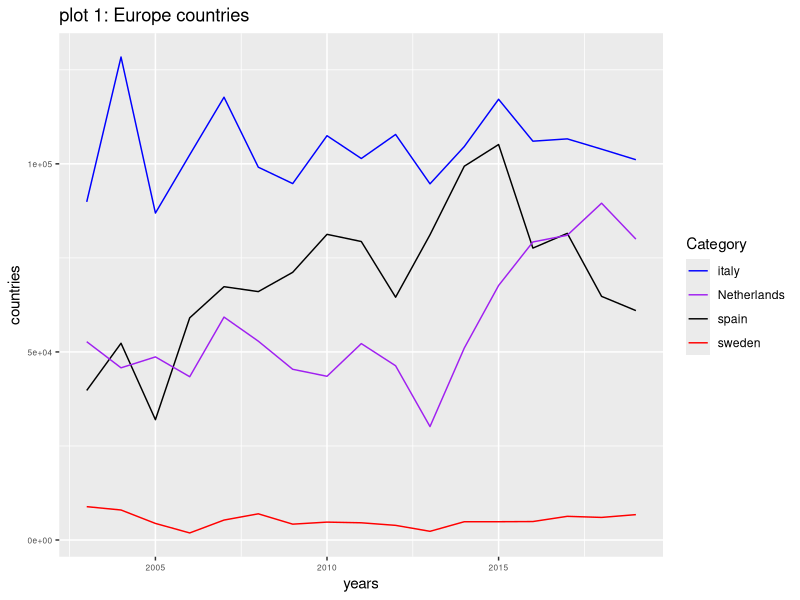
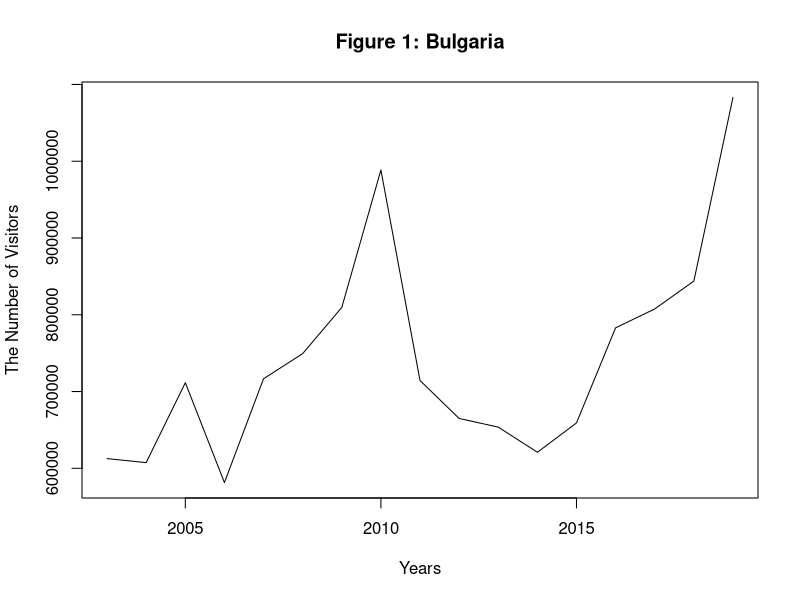
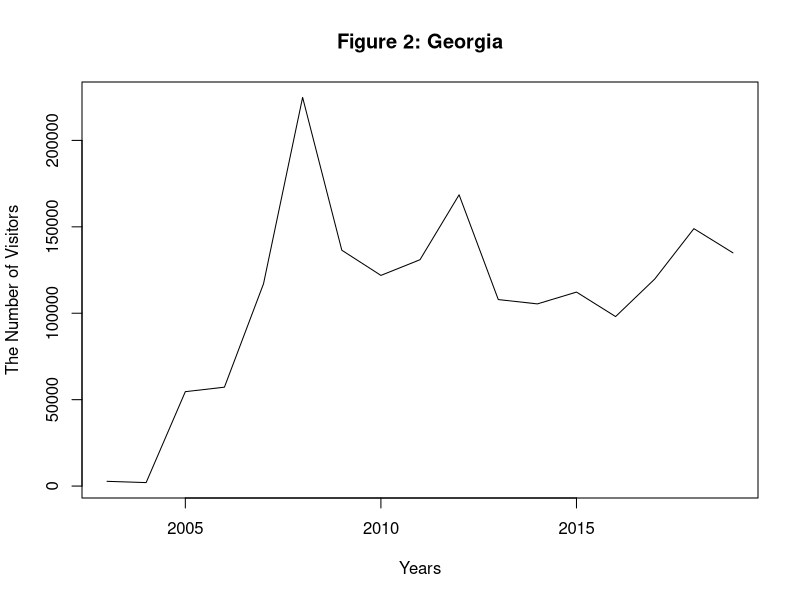
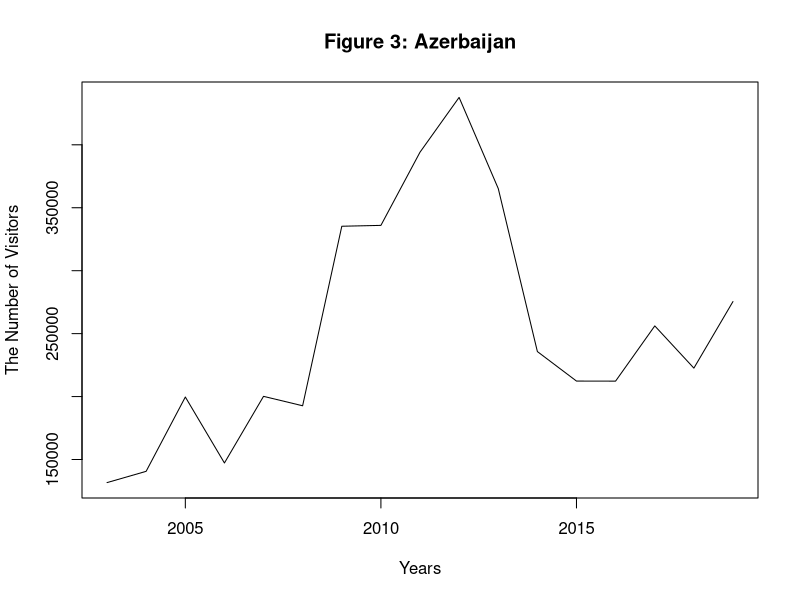
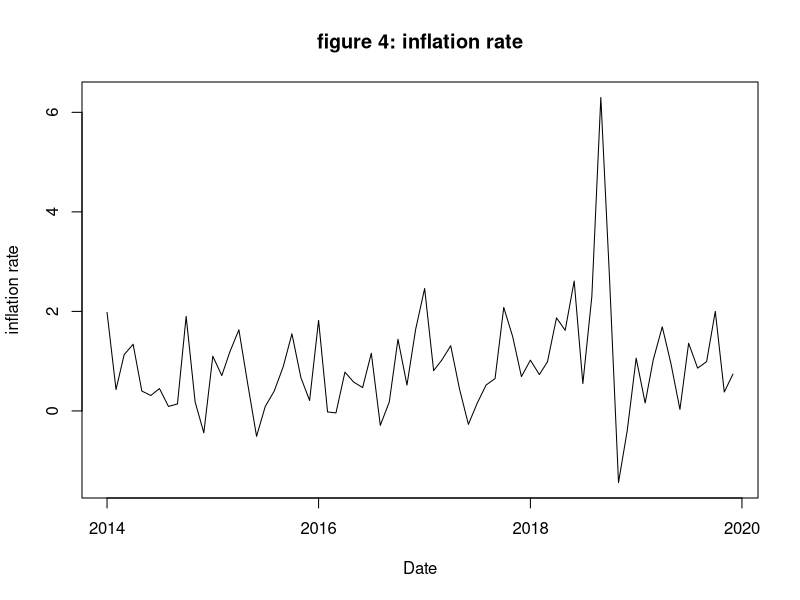
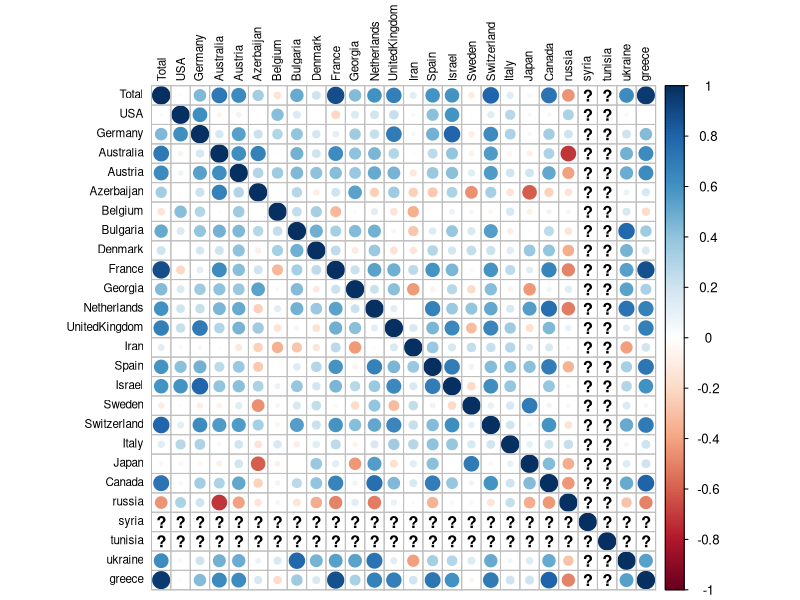

Write the R code that produced these figures, in order.
## ---- chunk 1
knitr::opts_chunk$set(cache = FALSE, echo = TRUE, message = FALSE, warning = FALSE)
## ---- chunk 2
years <- as.Date(paste0(2003:2019, "-01-01"))
years <- as.Date(paste0(years, "-01"), format = "%Y-%m-%d")

  Total <- c(3658655, 4306398, 4524060, 4378982, 5401907, 5215235, 5885001, 6888114, 6751578, 6274997, 8011654, 8363966, 9256486, 8062065, 9440457, 8657219, 9907838)

  USA <- c(140805, 173886, 179808, 150773, 242778, 205491, 233372, 235389, 234228, 150960, 103753, 119206, 251903, 313654, 157896, 155198, 130032)
  
  Germany <- c(317600, 343930, 299091, 369347, 437118, 408927, 474840, 549198, 425428, 383472, 315384, 493592, 477927, 531933, 452412, 347638, 412216)
  
  Australia <- c(2374, 2996, 3977, 363, 1884, 2272, 5279, 6681, 12366, 12594, 9066, 5985, 4983, 10619, 12393, 11298, 12324)
  
  Austria <- c(46921, 43956, 35409, 45121, 67523, 63511, 47012, 74449, 75511, 72423, 51387, 75229, 59078, 81899, 124976, 49303, 90029)
  
  Azerbaijan <- c(131665, 140619, 199653, 147244, 200182, 192680, 335311, 335995, 394132, 437657, 365167, 235736, 212308, 212274, 256138, 222599, 275488)
  
  Belgium <- c(23538, 43366, 51384, 55960, 52723, 33193, 51381, 48549, 52959, 38170, 8279, 18673, 34735, 43672, 66322, 18028, 45238)
  
  Bulgaria <- c(612632, 607381, 711540, 581397, 716675, 749342, 809622, 988616, 714360, 664946, 653640, 620896, 659140, 782997, 807645, 843916, 1083150)
  
  Denmark <- c(8589, 10601, 3960, 9363, 13951, 3649, 9144, 6342, 7115, 6145, 4557, 7944, 1882, 14286, 10018, 4395, 24741)
  
  France <- c(63802, 106188, 80962, 70909, 103935, 74242, 65687, 92973, 98459, 118241, 166466, 136912, 167302, 136086, 143845, 161556, 189659)
  
  Georgia <- c(2746, 2012, 54626, 57224, 117056, 224877, 136459, 121891, 130976, 168527, 107904, 105405, 112244, 98068, 119820, 148937, 134935)
  
  Netherlands <- c(52718, 45772, 48676, 43405, 59258, 52856, 45378, 43520, 52210, 46314, 30153, 51032, 67652, 79230, 81023, 89538, 79989)
  
UnitedKingdom <- c(39756, 52301, 31981, 59063, 67341, 66033, 71164, 81257, 79348, 64547, 81140, 99371, 105138, 77603, 81521, 64767, 60980)

  Iran <- c(181422, 255134, 209790, 128832, 126126, 149540, 139268, 173511, 162090, 169897, 174543, 256892, 222460, 212074, 154451, 166351, 165986)
  
  Spain <- c(27466, 48482, 29704, 32163, 52247, 22428, 33943, 32822, 27056, 22774, 37779, 57272, 76809, 106970, 64484, 58885, 53074)
  
  Israel <- c(3585, 14825, 11880, 5607, 42312, 6960, 36850, 49760, 22869, 33945, 22616, 36496, 50944, 65362, 29923, 30184, 30663)
  
  Sweden <- c(8858, 7973, 4404, 1875, 5297, 6960, 4211, 4754, 4573, 3891, 2307, 4857, 4856, 4905, 6291, 6001, 6743)
  
  Switzerland <- c(29904, 35449, 34305, 24420, 43078, 37788, 45907, 53207, 53749, 39584, 35952, 64946, 53514, 46974, 50813, 54762, 60141)
  
  Italy <- c(89889, 128398, 86914, 102405, 117709, 99102, 94750, 107476, 101420, 107806, 94684, 104603, 117165, 106021, 106636, 103903, 101098)
  
  Japan <- c(3383, 1476, 492, 867, 1768, 696, 504, 558, 597, 300, 285, 1326, 1442, 1818, 2045, 1716, 1734)
  
  Canada <- c(11452, 9966, 10665, 17742, 14215, 9326, 10795, 10010, 12129, 10165, 9052, 22748, 24678, 19672, 23465, 20165, 25849)
  
russia <- c(109493, 158099, 140158, 139264, 182644, 202572, 167871, 189827, 118563, 110359, 114966, 143448, 169302, 83375, 73399, 95166, 84738)

syria <- c(259581, 445980, 405593, 348914, 471395, 425313, 517365, 653370, 1002779, 473862, 1880, 654, 634, NA, NA, NA, NA)

tunisia <- c(2169, 3717, 3447, 9493, 3662, 18200, 9671, 4066, NA, 1100, 533, 4637, 8472, 13143, 17020, 5360, 25190)

ukraine <- c(35245, 54299, 70212, 67222, 142753, 124380, 110811, 105231, 83151, 66813, 89474, 59163, 91210, 114593, 168911, 192421, 217113)

greece <- c(170019, 185422, 141380, 241987, 305666, 263048, 277540, 428721, 345653, 447908, 598936, 741037, 898919, 785905, 921262, 781753, 789315)
## ---- chunk 3
years <- as.Date(paste0(2003:2019, "-01-01"))
years <- as.Date(paste0(years, "-01"), format = "%Y-%m-%d")

data <- data.frame(
  Year = years,
  Total = Total,
  USA = USA,
  Germany = Germany,
  Australia = Australia,
  Austria = Austria,
  Azerbaijan = Azerbaijan,
  Belgium = Belgium,
  Bulgaria = Bulgaria,
  Denmark = Denmark,
  France = France,
  Georgia = Georgia,
  Netherlands = Netherlands ,
UnitedKingdom = UnitedKingdom,
  Iran = Iran,
  Spain = Spain,
  Israel = Israel,
  Sweden = Sweden,
  Switzerland = Switzerland,
  Italy = Italy ,
  Japan = Japan,
  Canada = Canada,
russia = russia,
syria = syria,
tunisia = tunisia,
ukraine = ukraine,
greece = greece )

## ---- chunk 4

data_without_years <- data[, !colnames(data) %in% "Date"]
summary_table <- data.frame(
  Mean = sapply(data_without_years, mean),
  StandardDeviation = sapply(data_without_years, sd),
  Minimum = sapply(data_without_years, min),
  Maximum = sapply(data_without_years, max)
)

## ---- chunk 5
library(kableExtra)
kable(summary_table, caption = "Summary Statistics", format = "markdown")
## ---- chunk 6

dataeurope <- subset(data, years >= as.Date("2003-01-01") & years <= as.Date("2019-01-01"))
library(ggplot2)

ggplot(dataeurope, aes(x = years)) +
  geom_line(aes(y = UnitedKingdom, color = "spain")) +
  geom_line(aes(y = Sweden, color = "sweden")) +
  geom_line(aes(y = Italy, color = "italy")) +
  geom_line(aes(y = Netherlands, color = "Netherlands")) +
  labs(x = "years", y = "countries", color = "Category", title = "plot 1: Europe countries") +
  scale_color_manual(values = c("blue", "purple", "black", "red")) +
  theme(axis.text = element_text(size = 6))


## ---- chunk 7

library(ggplot2)


plot(years, Bulgaria, type = "l", xlab = "Years", ylab = "The Number of Visitors",
     main = "Figure 1: Bulgaria", xlim = c(min(years), max(years)))


plot(years, Georgia, type = "l", xlab = "Years", ylab = "The Number of Visitors",
     main = "Figure 2: Georgia", xlim = c(min(years), max(years)))


plot(years, Azerbaijan, type = "l", xlab = "Years", ylab = "The Number of Visitors",
     main = "Figure 3: Azerbaijan", xlim = c(min(years), max(years)))


Date <- c("2019-12", "2019-11", "2019-10", "2019-09", "2019-08", "2019-07", "2019-06", "2019-05", "2019-04", "2019-03", "2019-02", "2019-01", "2018-12", "2018-11", "2018-10", "2018-09", "2018-08", "2018-07", "2018-06", "2018-05", "2018-04", "2018-03", "2018-02", "2018-01", "2017-12", "2017-11", "2017-10", "2017-09", "2017-08", "2017-07", "2017-06", "2017-05", "2017-04", "2017-03", "2017-02", "2017-01", "2016-12", "2016-11", "2016-10", "2016-09", "2016-08", "2016-07", "2016-06", "2016-05", "2016-04", "2016-03", "2016-02", "2016-01", "2015-12", "2015-11", "2015-10", "2015-09", "2015-08", "2015-07", "2015-06", "2015-05", "2015-04", "2015-03", "2015-02", "2015-01", "2014-12", "2014-11", "2014-10", "2014-09", "2014-08", "2014-07", "2014-06", "2014-05", "2014-04", "2014-03", "2014-02", "2014-01")

Date <- as.Date(paste0(Date, "-01"), format = "%Y-%m-%d")
  TÜFE <- c(0.74, 0.38, 2, 0.99, 0.86, 1.36, 0.03, 0.95, 1.69, 1.03, 0.16, 1.06, -0.40, -1.44, 2.67, 6.30, 2.30, 0.55, 2.61, 1.62, 1.87, 0.99, 0.73, 1.02, 0.69, 1.49, 2.08, 0.65, 0.52, 0.15, -0.27, 0.45, 1.31, 1.02, 0.81, 2.46, 1.64, 0.52, 1.44, 0.18, -0.29, 1.16, 0.47, 0.58, 0.78, -0.04, -0.02, 1.82, 0.21, 0.67, 1.55, 0.89, 0.40, 0.09, -0.51, 0.56, 1.63, 1.19, 0.71, 1.10, -0.44, 0.18, 1.90, 0.14, 0.09, 0.45, 0.31, 0.4, 1.34, 1.13, 0.43, 1.98)
  enflasyon <- data.frame(Date = Date, TÜFE = TÜFE)
library(ggplot2)
plot(Date, TÜFE, type = "l", xlab = "Date", ylab = "inflation rate", 
     main = "figure 4: inflation rate", xlim = c(min(Date), max(Date)))


par(mar = c(4, 4, 2, 2))

## ---- chunk 8
 
library(corrplot)
cor_matrix <- cor(data[,-1])
corrplot(cor_matrix, method = "circle", tl.col = "black", tl.cex = 0.7)
